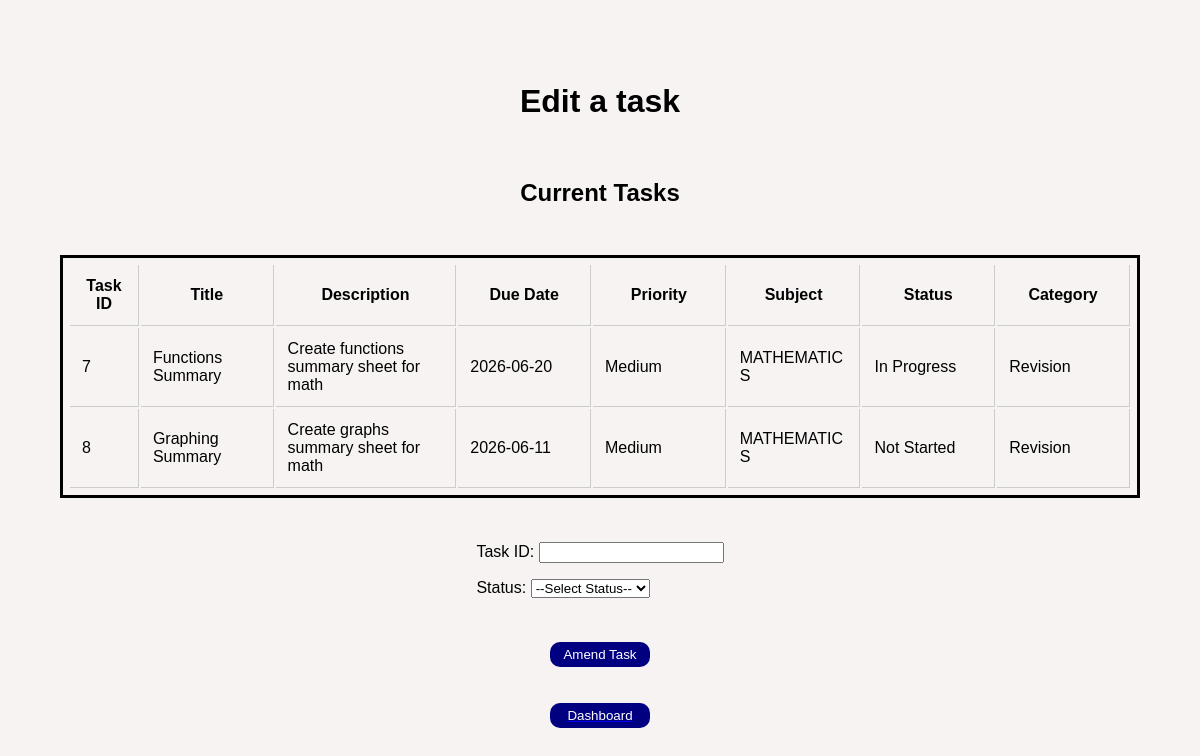
/edit_task (signed in), run on the app's committed database.
### tables this page shows
CREATE TABLE "TASKS" (
	"taskID"	INTEGER NOT NULL,
	"title"		TEXT NOT NULL,
	"description"	TEXT,
	"dueDate"	TEXT NOT NULL,
	"priority"	TEXT NOT NULL,
	"userID"	INTEGER NOT NULL,
	"subjectID"	INTEGER NOT NULL,
	"statusID"	INTEGER NOT NULL,
	"categoryID"	INTEGER NOT NULL,
	PRIMARY KEY("taskID" AUTOINCREMENT),
	FOREIGN KEY("categoryID") REFERENCES "TASK_CATEGORIES"("categoryID"),
	FOREIGN KEY("statusID") REFERENCES "TASK_STATUS"("statusID"),
	FOREIGN KEY("subjectID") REFERENCES "SUBJECTS"("subjectID"),
	FOREIGN KEY("userID") REFERENCES "USERS"("userID")
        );

CREATE TABLE "SUBJECTS" (
	"subjectID"	INTEGER NOT NULL,
	"subjectName"	TEXT NOT NULL,
	"userID"	INTEGER NOT NULL,
	PRIMARY KEY("subjectID" AUTOINCREMENT),
	FOREIGN KEY("userID") REFERENCES "USERS"("userID")
        );

CREATE TABLE "TASK_STATUS" (
	"statusID"	INTEGER NOT NULL,
	"statusName"	TEXT NOT NULL,
	PRIMARY KEY("statusID")
        );

CREATE TABLE "TASK_CATEGORIES" (
	"categoryID"	INTEGER NOT NULL,
	"categoryName"	TEXT NOT NULL,
	PRIMARY KEY("categoryID")
        );

### server.py (the view)
@app.route("/edit_task")
def amend_task_page():
    if "userID" not in session:
        return redirect(url_for('loginpage'))
    user_id = session["userID"]
    tasks = tasks_display(user_id)
    return render_template("task_amend.html", user_tasks=tasks)

### server.py (called while the page is built)
def tasks_display(userID):
    tasks_query = """SELECT
    TASKS.taskID,
    TASKS.title,
    TASKS.description,
    TASKS.dueDate,
    TASKS.priority,
    SUBJECTS.subjectName,
    TASK_STATUS.statusName,
    TASK_CATEGORIES.categoryName
    FROM TASKS INNER JOIN SUBJECTS ON TASKS.subjectID = SUBJECTS.subjectID INNER JOIN TASK_STATUS ON TASKS.statusID = TASK_STATUS.statusID INNER JOIN TASK_CATEGORIES ON TASKS.categoryID = TASK_CATEGORIES.categoryID
     WHERE TASKS.userID = ?"""
    connection = sqlite3.connect("study_planner.db") #Connects python script to student_planner.db
    cursor = connection.cursor() #Used to perform operations in database
    cursor.execute(tasks_query, (int(userID),))
    results = cursor.fetchall() #Assigns all value pointed at by cursor to results
    connection.close() #Terminates connection
    return results

### templates/task_amend.html (shortened to what this page needs)
<html>
        <link rel="stylesheet" href="{{ url_for('static', filename='styles.css') }}">
    <body>
        <h1>Edit a task</h1>
        <br>
        <h2>Current Tasks</h2>
        <br>
        <table>
            <tr>
                <th class="col-small">Task ID</th>
                <th class="col-medium">Title</th>
                <th class="col-long">Description</th>
                <th class="col-medium">Due Date</th>
                <th class="col-medium">Priority</th>
                <th class="col-medium">Subject</th>
                <th class="col-medium">Status</th>
                <th class="col-medium">Category</th>
            </tr>
            {% for task in user_tasks %}
                <tr>
                    <td>{{task[0]}}</td>
                    <td>{{task[1]}}</td>
                    <td>{{task[2]}}</td>
                    <td>{{task[3]}}</td>
                    <td>{{task[4]}}</td>
                    <td>{{task[5]}}</td>
                    <td>{{task[6]}}</td>
                    <td>{{task[7]}}</td>
                </tr>
                {% endfor %}
        </table>
        <br>
        <form action="/update_task" method="POST">
            <p>Task ID: <input type="number" name="taskID" required></p>
            <p>Status:
                <select name="status" required>
                    <option value="" disabled selected>--Select Status--</option>
                </select>
            </p>
			<br>
			<button type="submit" class="button-style">Amend Task</button>
		</form>
        <a href="{{ url_for('dashboard') }}">
            <button class="button-style">Dashboard</button>
        </a>
    </body>
</html>

### static/styles.css (style rules this page uses)
body { background-color: rgba(247, 243, 243, 0.959); background-repeat: no-repeat; background-attachment: fixed; font-family: "Consolas", sans-serif; margin: 0; padding: 0; display: flex; flex-direction: column; align-items: center; justify-content: center; min-height: 100vh; }
table { table-layout: fixed; width: 90%; max-width: 90%; padding: 5px; border: solid black 3px; margin: 10px; }
th, td { padding: 12px; border-bottom: 1px solid #ccc; border-right: 1px solid #ccc; white-space: normal; overflow-wrap: break-word; word-break: break-word; }
.col-small { width: 15%; }
.col-medium { width: 35%; }
.col-long { width: 50%; }
.button-style { display: block; margin: 10px auto; width: max-content; min-width: 100px; padding: 5px 7px; background-color: navy; color: white; border-radius: 10px; text-align: center; text-decoration: none; cursor: pointer; transition: all 0.3s ease; border: none; appearance: none; }

### data on the page
TASKS: taskID "7", title "Functions Summary", description "Create functions summary sheet for math", dueDate "2026-06-20", priority "Medium", subjectName "MATHEMATICS", statusName "In Progress", categoryName "Revision"
TASKS: taskID "8", title "Graphing Summary", description "Create graphs summary sheet for math", dueDate "2026-06-11", priority "Medium", subjectName "MATHEMATICS", statusName "Not Started", categoryName "Revision"
